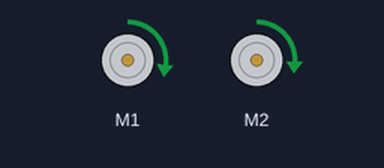
The sketch below on a simulated Arduino Uno, built with avr-gcc and run on an emulated ATmega328P. Shown: 2 × DC motor (green arrow = forward, orange = backward, longer = faster).

Above: at 0.1 s.
At 28.1 s:
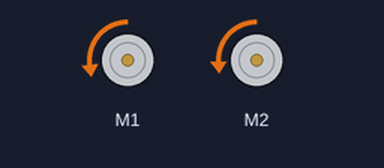
At 63.1 s:
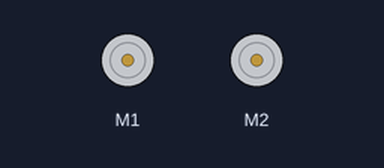
Timing chart, 0 to 64.6 s (numbered marks = the images above):
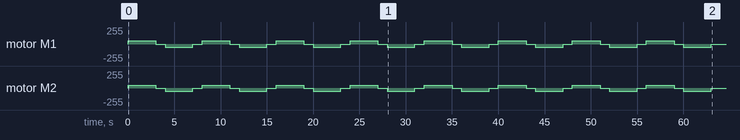

The sketch:

SMARS_linha_reta_v2.ino
```cpp
/************************************************
Franzino Smars - Teste anda pra frente
Franzino Smars - alinhamento frente e trás
Autor: Luiz C M Oliveira - 05.06.2019

***************************************************************/

#include <Wire.h>
#include <AFMotor.h>  //biblioteca para controle motores - Adafruit Shield

// Seleciona porta em que os motores estão ligados M1, M2, M3 or M4. Neste caso, M1 and M

AF_DCMotor L_motor(2); // motor esquerdo M2
AF_DCMotor R_motor(1); // motor direito M1

int vd = 50; //velocidade direita
int ve = 45; //velocidade esquerda

int tempo_frente = 3000;
int tempo_tras = 3000;
int tempo_parado = 1000;

void setup() {
//Ajusta velocidades
      R_motor.setSpeed(vd);
      L_motor.setSpeed(ve);

      for (int i=0;i<8;i++){ //repete 8x
            L_motor.run(FORWARD);   // Para frente
            R_motor.run(FORWARD);   // Para frente
            delay(tempo_frente);
            L_motor.run(RELEASE);   // Desliga motor esquerdo
            R_motor.run(RELEASE);   // Desliga motor direito
            delay(tempo_parado);
            L_motor.run(BACKWARD);   // Para frente
            R_motor.run(BACKWARD);   // Para frente
            delay(tempo_tras);
            L_motor.run(RELEASE);   // Desliga motor esquerdo
            R_motor.run(RELEASE);   // Desliga motor direito
            delay(tempo_parado);
      }

}

void loop() {


  }
```
